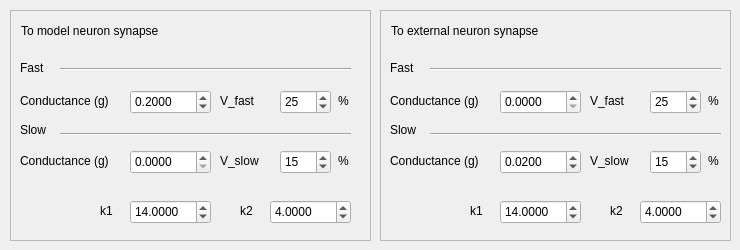
     <widget class="QWidget" name="pageSynGl">
      <widget class="QFrame" name="frame_gl_EtoM">
       <property name="geometry">
        <rect>
         <x>10</x>
         <y>10</y>
         <width>361</width>
         <height>231</height>
        </rect>
       </property>
       <property name="frameShape">
        <enum>QFrame::StyledPanel</enum>
       </property>
       <property name="frameShadow">
        <enum>QFrame::Raised</enum>
       </property>
       <widget class="QLabel" name="label_57">
        <property name="geometry">
         <rect>
          <x>11</x>
          <y>13</y>
          <width>211</width>
          <height>16</height>
         </rect>
        </property>
        <property name="text">
         <string>To model neuron synapse</string>
        </property>
       </widget>
       <widget class="QDoubleSpinBox" name="doubleSpinBox_gl_EtoM_fast_g">
        <property name="geometry">
         <rect>
          <x>120</x>
          <y>80</y>
          <width>81</width>
          <height>24</height>
         </rect>
        </property>
        <property name="decimals">
         <number>4</number>
        </property>
        <property name="singleStep">
         <double>0.100000000000000</double>
        </property>
        <property name="value">
         <double>0.200000000000000</double>
        </property>
       </widget>
       <widget class="QSpinBox" name="spinBox_gl_EtoM_fast_vth">
        <property name="geometry">
         <rect>
          <x>270</x>
          <y>80</y>
          <width>51</width>
          <height>24</height>
         </rect>
        </property>
        <property name="maximum">
         <number>100</number>
        </property>
        <property name="value">
         <number>25</number>
        </property>
       </widget>
       <widget class="QLabel" name="label_85">
        <property name="geometry">
         <rect>
          <x>328</x>
          <y>83</y>
          <width>16</width>
          <height>16</height>
         </rect>
        </property>
        <property name="text">
         <string>%</string>
        </property>
       </widget>
       <widget class="QLabel" name="label_67">
        <property name="geometry">
         <rect>
          <x>210</x>
          <y>83</y>
          <width>51</width>
          <height>16</height>
         </rect>
        </property>
        <property name="text">
         <string>V_fast</string>
        </property>
       </widget>
       <widget class="QLabel" name="label_76">
        <property name="geometry">
         <rect>
          <x>10</x>
          <y>83</y>
          <width>131</width>
          <height>16</height>
         </rect>
        </property>
        <property name="text">
         <string>Conductance (g)</string>
        </property>
       </widget>
       <widget class="QLabel" name="label_29">
        <property name="geometry">
         <rect>
          <x>10</x>
          <y>50</y>
          <width>61</width>
          <height>15</height>
         </rect>
        </property>
        <property name="text">
         <string>Fast</string>
        </property>
       </widget>
       <widget class="Line" name="line">
        <property name="geometry">
         <rect>
          <x>50</x>
          <y>49</y>
          <width>291</width>
          <height>20</height>
         </rect>
        </property>
        <property name="orientation">
         <enum>Qt::Horizontal</enum>
        </property>
       </widget>
       <widget class="QLabel" name="label_30">
        <property name="geometry">
         <rect>
          <x>10</x>
          <y>112</y>
          <width>61</width>
          <height>15</height>
         </rect>
        </property>
        <property name="text">
         <string>Slow</string>
        </property>
       </widget>
       <widget class="Line" name="line_3">
        <property name="geometry">
         <rect>
          <x>50</x>
          <y>114</y>
          <width>291</width>
          <height>20</height>
         </rect>
        </property>
        <property name="orientation">
         <enum>Qt::Horizontal</enum>
        </property>
       </widget>
       <widget class="QLabel" name="label_77">
        <property name="geometry">
         <rect>
          <x>10</x>
          <y>143</y>
          <width>131</width>
          <height>16</height>
         </rect>
        </property>
        <property name="text">
         <string>Conductance (g)</string>
        </property>
       </widget>
       <widget class="QSpinBox" name="spinBox_gl_EtoM_slow_vth">
        <property name="geometry">
         <rect>
          <x>270</x>
          <y>140</y>
          <width>51</width>
          <height>24</height>
         </rect>
        </property>
        <property name="maximum">
         <number>100</number>
        </property>
        <property name="value">
         <number>15</number>
        </property>
       </widget>
       <widget class="QDoubleSpinBox" name="doubleSpinBox_gl_EtoM_slow_g">
        <property name="geometry">
         <rect>
          <x>120</x>
          <y>140</y>
          <width>81</width>
          <height>24</height>
         </rect>
        </property>
        <property name="decimals">
         <number>4</number>
        </property>
        <property name="singleStep">
         <double>0.100000000000000</double>
        </property>
        <property name="value">
         <double>0.000000000000000</double>
        </property>
       </widget>
       <widget class="QLabel" name="label_87">
        <property name="geometry">
         <rect>
          <x>328</x>
          <y>143</y>
          <width>16</width>
          <height>16</height>
         </rect>
        </property>
        <property name="text">
         <string>%</string>
        </property>
       </widget>
       <widget class="QLabel" name="label_78">
        <property name="geometry">
         <rect>
          <x>210</x>
          <y>143</y>
          <width>51</width>
          <height>16</height>
         </rect>
        </property>
        <property name="text">
         <string>V_slow</string>
        </property>
       </widget>
       <widget class="QDoubleSpinBox" name="doubleSpinBox_gl_EtoM_slow_k1">
        <property name="geometry">
         <rect>
          <x>120</x>
          <y>190</y>
          <width>81</width>
          <height>24</height>
         </rect>
        </property>
        <property name="decimals">
         <number>4</number>
        </property>
        <property name="singleStep">
         <double>0.001000000000000</double>
        </property>
        <property name="value">
         <double>14.000000000000000</double>
        </property>
       </widget>
       <widget class="QDoubleSpinBox" name="doubleSpinBox_gl_EtoM_slow_k2">
        <property name="geometry">
         <rect>
          <x>260</x>
          <y>190</y>
          <width>81</width>
          <height>24</height>
         </rect>
        </property>
        <property name="decimals">
         <number>4</number>
        </property>
        <property name="singleStep">
         <double>0.001000000000000</double>
        </property>
        <property name="value">
         <double>4.000000000000000</double>
        </property>
       </widget>
       <widget class="QLabel" name="label_95">
        <property name="geometry">
         <rect>
          <x>90</x>
          <y>193</y>
          <width>21</width>
          <height>16</height>
         </rect>
        </property>
        <property name="text">
         <string>k1</string>
        </property>
       </widget>
       <widget class="QLabel" name="label_96">
        <property name="geometry">
         <rect>
          <x>230</x>
          <y>193</y>
          <width>21</width>
          <height>16</height>
         </rect>
        </property>
        <property name="text">
         <string>k2</string>
        </property>
       </widget>
      </widget>
      <widget class="QFrame" name="frame_gl_MtoE">
       <property name="geometry">
        <rect>
         <x>380</x>
         <y>10</y>
         <width>351</width>
         <height>231</height>
        </rect>
       </property>
       <property name="frameShape">
        <enum>QFrame::StyledPanel</enum>
       </property>
       <property name="frameShadow">
        <enum>QFrame::Raised</enum>
       </property>
       <widget class="QLabel" name="label_97">
        <property name="geometry">
         <rect>
          <x>230</x>
          <y>193</y>
          <width>21</width>
          <height>16</height>
         </rect>
        </property>
        <property name="text">
         <string>k2</string>
        </property>
       </widget>
       <widget class="QLabel" name="label_98">
        <property name="geometry">
         <rect>
          <x>90</x>
          <y>193</y>
          <width>21</width>
          <height>16</height>
         </rect>
        </property>
        <property name="text">
         <string>k1</string>
        </property>
       </widget>
       <widget class="QLabel" name="label_79">
        <property name="geometry">
         <rect>
          <x>210</x>
          <y>143</y>
          <width>51</width>
          <height>16</height>
         </rect>
        </property>
        <property name="text">
         <string>V_slow</string>
        </property>
       </widget>
       <widget class="QLabel" name="label_99">
        <property name="geometry">
         <rect>
          <x>328</x>
          <y>143</y>
          <width>16</width>
          <height>16</height>
         </rect>
        </property>
        <property name="text">
         <string>%</string>
        </property>
       </widget>
       <widget class="Line" name="line_4">
        <property name="geometry">
         <rect>
          <x>50</x>
          <y>114</y>
          <width>291</width>
          <height>20</height>
         </rect>
        </property>
        <property name="orientation">
         <enum>Qt::Horizontal</enum>
        </property>
       </widget>
       <widget class="QLabel" name="label_31">
        <property name="geometry">
         <rect>
          <x>10</x>
          <y>112</y>
          <width>61</width>
          <height>15</height>
         </rect>
        </property>
        <property name="text">
         <string>Slow</string>
        </property>
       </widget>
       <widget class="QDoubleSpinBox" name="doubleSpinBox_gl_MtoE_slow_k2">
        <property name="geometry">
         <rect>
          <x>260</x>
          <y>190</y>
          <width>81</width>
          <height>24</height>
         </rect>
        </property>
        <property name="decimals">
         <number>4</number>
        </property>
        <property name="singleStep">
         <double>0.001000000000000</double>
        </property>
        <property name="value">
         <double>4.000000000000000</double>
        </property>
       </widget>
       <widget class="QSpinBox" name="spinBox_gl_MtoE_slow_vth">
        <property name="geometry">
         <rect>
          <x>270</x>
          <y>140</y>
          <width>51</width>
          <height>24</height>
         </rect>
        </property>
        <property name="maximum">
         <number>100</number>
        </property>
        <property name="value">
         <number>15</number>
        </property>
       </widget>
       <widget class="QSpinBox" name="spinBox_gl_MtoE_fast_vth">
        <property name="geometry">
         <rect>
          <x>270</x>
          <y>80</y>
          <width>51</width>
          <height>24</height>
         </rect>
        </property>
        <property name="maximum">
         <number>100</number>
        </property>
        <property name="value">
         <number>25</number>
        </property>
       </widget>
       <widget class="QLabel" name="label_80">
        <property name="geometry">
         <rect>
          <x>10</x>
          <y>143</y>
          <width>131</width>
          <height>16</height>
         </rect>
        </property>
        <property name="text">
         <string>Conductance (g)</string>
        </property>
       </widget>
       <widget class="QLabel" name="label_81">
        <property name="geometry">
         <rect>
          <x>210</x>
          <y>83</y>
          <width>51</width>
          <height>16</height>
         </rect>
        </property>
        <property name="text">
         <string>V_fast</string>
        </property>
       </widget>
       <widget class="QLabel" name="label_32">
        <property name="geometry">
         <rect>
          <x>10</x>
          <y>50</y>
          <width>61</width>
          <height>15</height>
         </rect>
        </property>
        <property name="text">
         <string>Fast</string>
        </property>
       </widget>
       <widget class="QDoubleSpinBox" name="doubleSpinBox_gl_MtoE_slow_k1">
        <property name="geometry">
         <rect>
          <x>120</x>
          <y>190</y>
          <width>81</width>
          <height>24</height>
         </rect>
        </property>
        <property name="decimals">
         <number>4</number>
        </property>
        <property name="singleStep">
         <double>0.001000000000000</double>
        </property>
        <property name="value">
         <double>14.000000000000000</double>
        </property>
       </widget>
       <widget class="QLabel" name="label_82">
        <property name="geometry">
         <rect>
          <x>10</x>
          <y>83</y>
          <width>131</width>
          <height>16</height>
         </rect>
        </property>
        <property name="text">
         <string>Conductance (g)</string>
        </property>
       </widget>
       <widget class="QLabel" name="label_58">
        <property name="geometry">
         <rect>
          <x>11</x>
          <y>13</y>
          <width>211</width>
          <height>16</height>
         </rect>
        </property>
        <property name="text">
         <string>To external neuron synapse</string>
        </property>
       </widget>
       <widget class="QDoubleSpinBox" name="doubleSpinBox_gl_MtoE_fast_g">
        <property name="geometry">
         <rect>
          <x>120</x>
          <y>80</y>
          <width>81</width>
          <height>24</height>
         </rect>
        </property>
        <property name="decimals">
         <number>4</number>
        </property>
        <property name="singleStep">
         <double>0.100000000000000</double>
        </property>
        <property name="value">
         <double>0.000000000000000</double>
        </property>
       </widget>
       <widget class="Line" name="line_5">
        <property name="geometry">
         <rect>
          <x>50</x>
          <y>49</y>
          <width>291</width>
          <height>20</height>
         </rect>
        </property>
        <property name="orientation">
         <enum>Qt::Horizontal</enum>
        </property>
       </widget>
       <widget class="QLabel" name="label_86">
        <property name="geometry">
         <rect>
          <x>328</x>
          <y>83</y>
          <width>16</width>
          <height>16</height>
         </rect>
        </property>
        <property name="text">
         <string>%</string>
        </property>
       </widget>
       <widget class="QDoubleSpinBox" name="doubleSpinBox_gl_MtoE_slow_g">
        <property name="geometry">
         <rect>
          <x>120</x>
          <y>140</y>
          <width>81</width>
          <height>24</height>
         </rect>
        </property>
        <property name="decimals">
         <number>4</number>
        </property>
        <property name="singleStep">
         <double>0.100000000000000</double>
        </property>
        <property name="value">
         <double>0.020000000000000</double>
        </property>
       </widget>
      </widget>
     </widget>
